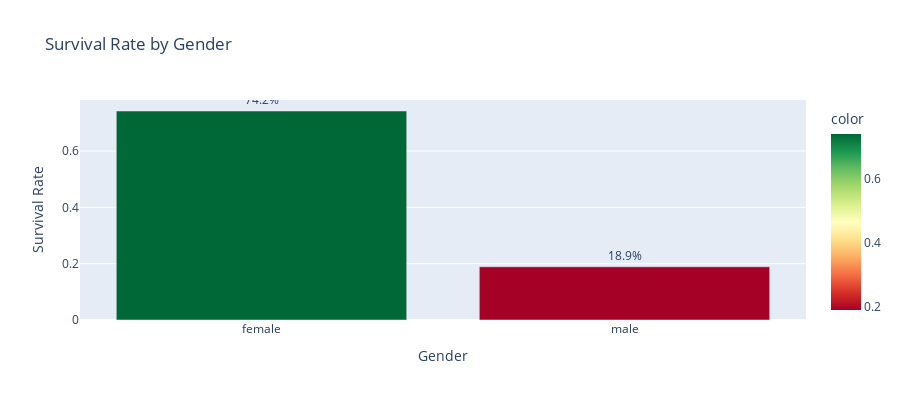

Notebook code cell kept with this figure:
### Markdown cell above
## 4. Key Visualizations

### Code cell
# Survival by Gender
survival_by_sex = train_df.groupby('Sex')['Survived'].mean()

fig = px.bar(
    x=survival_by_sex.index, 
    y=survival_by_sex.values,
    title="Survival Rate by Gender", 
    labels={'x': 'Gender', 'y': 'Survival Rate'},
    color=survival_by_sex.values, 
    color_continuous_scale='RdYlGn',
    text=survival_by_sex.values
)
fig.update_traces(texttemplate='%{text:.1%}', textposition='outside')
fig.update_layout(showlegend=False, height=400)
fig.show()

### Figure 1 — Plotly figure (JSON) as saved in the notebook; plotly's stock layout.template omitted (floating-point values rounded to 4 significant figures)
{"data": [{"alignmentgroup": "True", "hovertemplate": "Gender=%{x}<br>Survival Rate=%{y}<br>text=%{text}<br>color=%{marker.color}<extra></extra>", "legendgroup": "", "marker": {"color": [0.742, 0.1889], "coloraxis": "coloraxis", "pattern": {"shape": ""}}, "name": "", "offsetgroup": "", "orientation": "v", "showlegend": false, "text": [0.742, 0.1889], "textposition": "outside", "x": ["female", "male"], "xaxis": "x", "y": [0.742, 0.1889], "yaxis": "y", "type": "bar", "texttemplate": "%{text:.1%}"}], "layout": {"xaxis": {"anchor": "y", "domain": [0, 1], "title": {"text": "Gender"}}, "yaxis": {"anchor": "x", "domain": [0, 1], "title": {"text": "Survival Rate"}}, "coloraxis": {"colorbar": {"title": {"text": "color"}}, "colorscale": [[0, "rgb(165,0,38)"], [0.1, "rgb(215,48,39)"], [0.2, "rgb(244,109,67)"], [0.3, "rgb(253,174,97)"], [0.4, "rgb(254,224,139)"], [0.5, "rgb(255,255,191)"], [0.6, "rgb(217,239,139)"], [0.7, "rgb(166,217,106)"], [0.8, "rgb(102,189,99)"], [0.9, "rgb(26,152,80)"], [1, "rgb(0,104,55)"]]}, "legend": {"tracegroupgap": 0}, "title": {"text": "Survival Rate by Gender"}, "barmode": "relative", "showlegend": false, "height": 400}}
